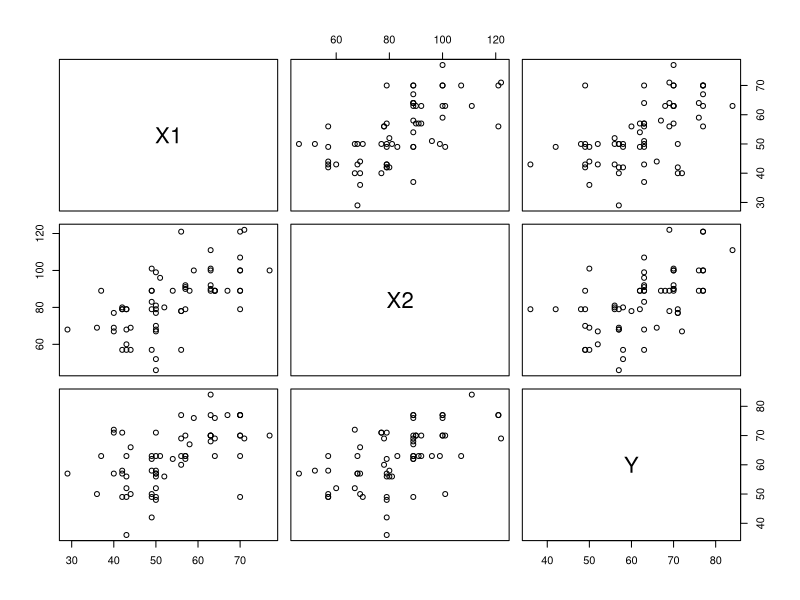
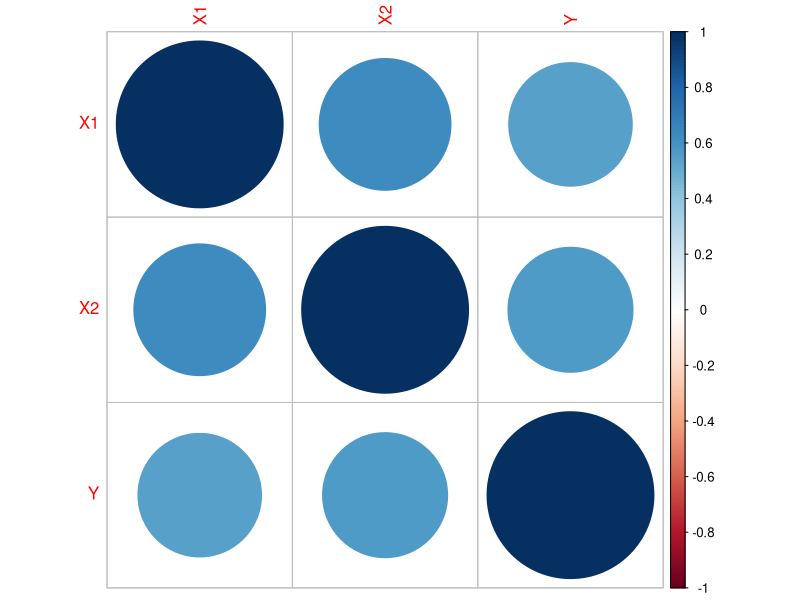
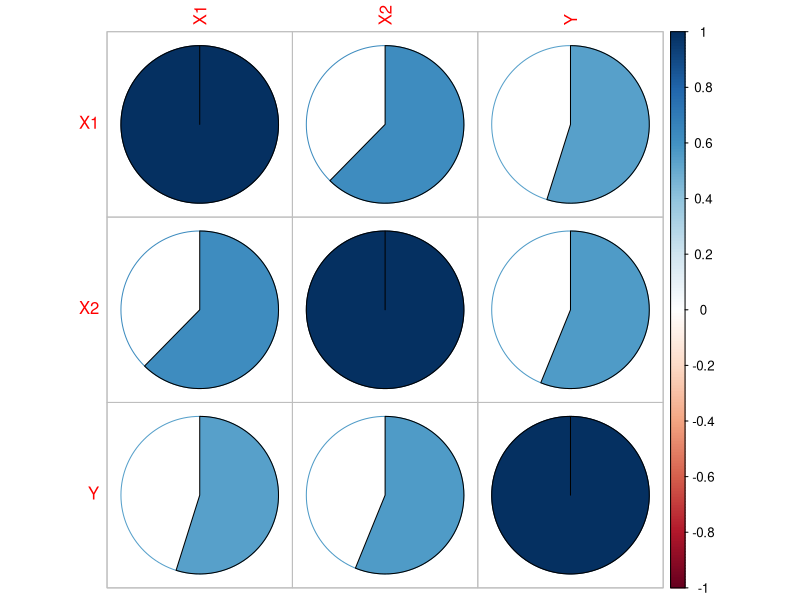
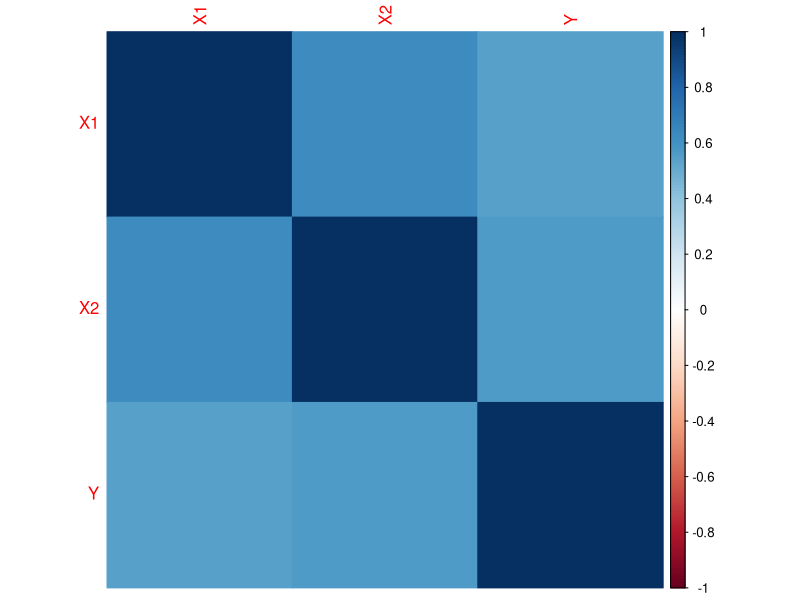
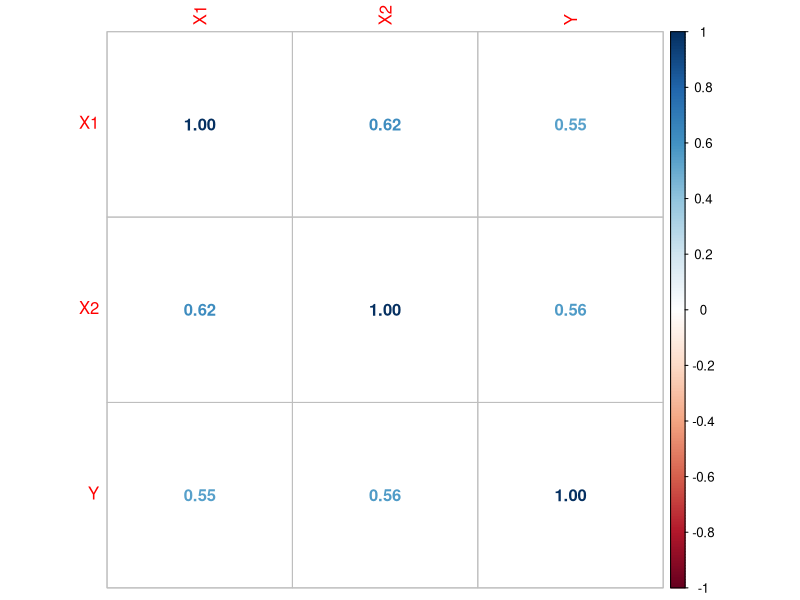
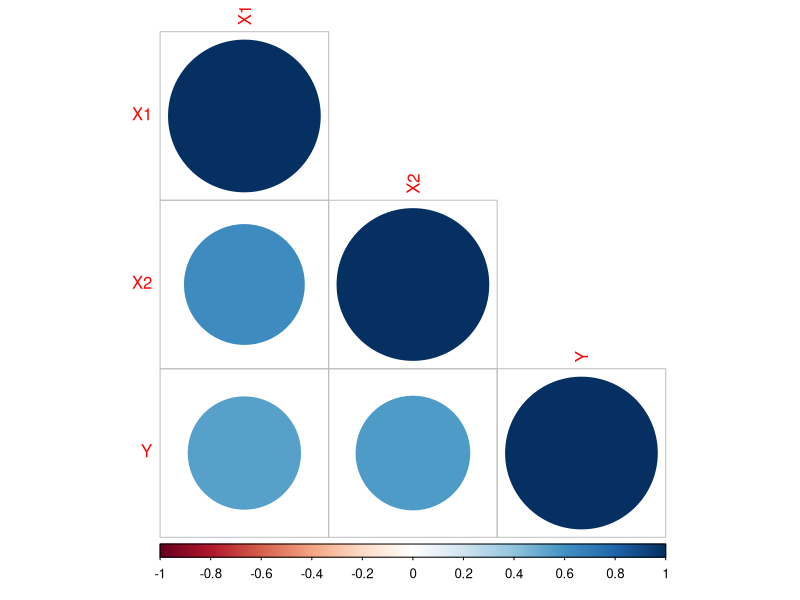
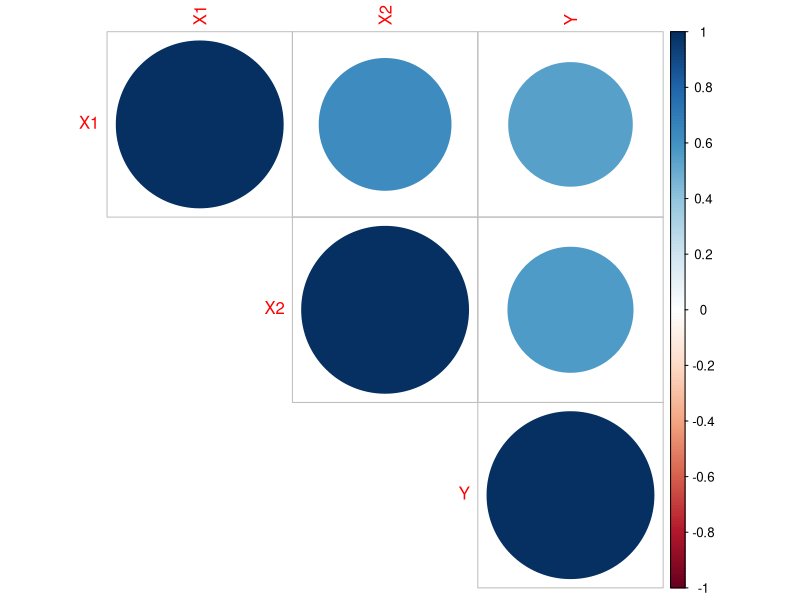

Write the R code that produced these figures, in order.
#menetapkan directory kerja
setwd("/Users/tikdevel/Documents/Code-R/Assignment 3 - PPM, Kendall, Spearman/")

#memanggil menyimpan data dan melihat data
data <- read.csv("korelasi_ganda_modified2.csv") 
head(data)
plot(data)

#correlation matrix
cor(data) #by default the method is pearson 
cor(data, method = "kendall")
cor(data, method = "spearman")

#correlation between variables
cor.test(data$X1,data$X2) 
cor.test(data$X1,data$Y) 
cor.test(data$X2,data$Y)

#visualize the correlation of the data
cr <- cor(data)

install.packages("corrplot")
library(corrplot)
corrplot(cr)
corrplot(cr, method='pie')
corrplot(cr, method='color')
corrplot(cr, method='number')
corrplot(cr, type='lower')
corrplot(cr, type='upper')
